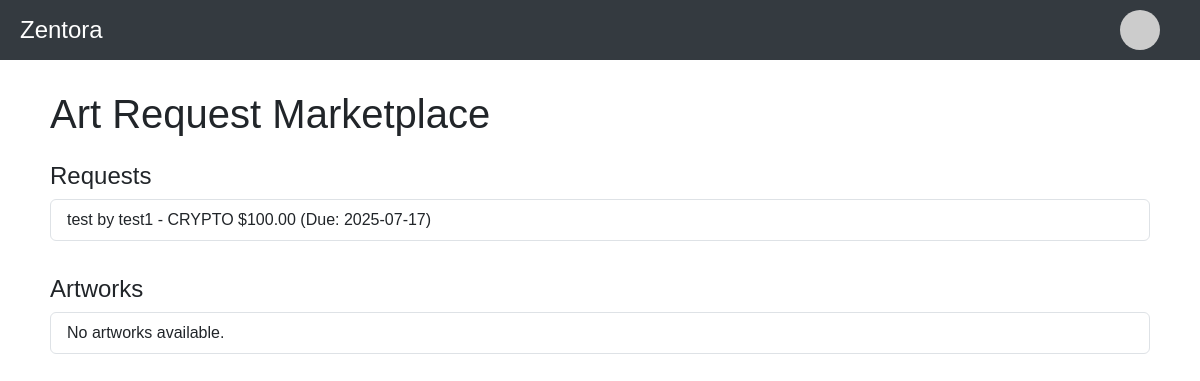
Page /accounts/marketplace/ (signed in) on the earlier database version.
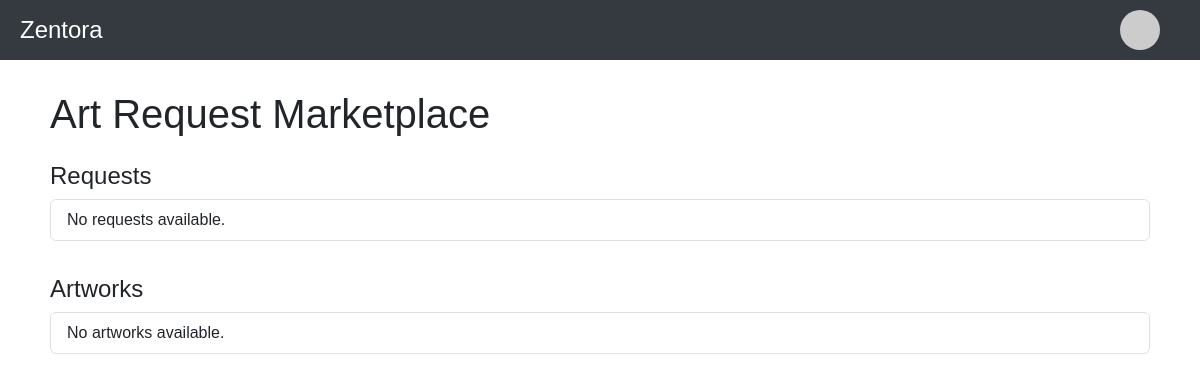
Same page on the later database version.
### accounts/models.py (models this page shows, shortened)
class Request(models.Model):
    user = models.ForeignKey('ZentoraUser', on_delete=models.CASCADE)
    title = models.CharField(max_length=200)
    description = models.TextField()
    style = models.CharField(max_length=100, blank=True)
    genre = models.CharField(max_length=100, blank=True)
    deadline = models.DateField()
    reward_type = models.CharField(max_length=10, choices=[('CASH', 'Cash'), ('CRYPTO', 'Crypto')])
    reward_amount = models.DecimalField(max_digits=10, decimal_places=2)
    created_at = models.DateTimeField(auto_now_add=True)

class ZentoraUser(AbstractUser):
    ACCOUNT_TYPES = (
        ('DEV', 'Developer'),
        ('USER', 'Regular User'),
    )
    account_type = models.CharField(max_length=4, choices=ACCOUNT_TYPES, default='USER')
    profile_picture = models.ImageField(upload_to='profiles/', null=True, blank=True)

### accounts/views.py (the view)
# urls.py: path('marketplace/', views.marketplace, name='marketplace'),
def marketplace(request):
    requests = Request.objects.all()
    artworks = Artwork.objects.all()
    return render(request, 'accounts/marketplace.html', {
        'requests': requests,
        'artworks': artworks,
        'is_dev': request.user.is_authenticated and request.user.account_type == 'DEV'
    })

### accounts/templates/accounts/marketplace.html (shortened to what this page needs)
{% extends 'base.html' %}
{% block content %}
    <h1 class="mb-4">Art Request Marketplace</h1>
    <h2 class="h4 mt-4">Requests</h2>
    <div class="list-group">
    {% for request in requests %}
        <div class="list-group-item">{{ request.title }} by {{ request.user.username }} - {{ request.reward_type }} ${{ request.reward_amount }} (Due: {{ request.deadline|date:"Y-m-d" }})</div>
    {% empty %}
        <div class="list-group-item">No requests available.</div>
    {% endfor %}
    </div>
    <h2 class="h4 mt-4">Artworks</h2>
    <div class="list-group">
    {% for artwork in artworks %}
        <div class="list-group-item">{{ artwork.title }} by {{ artwork.user.username }} - {{ artwork.license }} {% if artwork.price %}${{ artwork.price }}{% endif %} (Uploaded: {{ artwork.created_at|date:"Y-m-d" }})</div>
    {% empty %}
        <div class="list-group-item">No artworks available.</div>
    {% endfor %}
    </div>
{% endblock %}

### accounts/templates/base.html (shortened to what this page needs)
<!DOCTYPE html>
<html>
<head>
    <link href="https://cdn.jsdelivr.net/npm/bootstrap@5.3.2/dist/css/bootstrap.min.css" rel="stylesheet">
</head>
<body>
    <div class="header">
        <h1>Zentora</h1>
        <div class="header-right">
            {% if user.is_authenticated %}
                <img src="{% if user.profile_picture %}{{ user.profile_picture.url }}{% else %}https://via.placeholder.com/40{% endif %}" class="profile-pic" onclick="toggleDropdown()" alt="Profile Picture">
            {% else %}
                <a href="{% url 'login' %}" class="btn btn-outline-light btn-sm">Login</a>
            {% endif %}
        </div>
    </div>
    <div class="content container">
        {% block content %}
        {% endblock %}
    </div>
</body>
</html>

### accounts/templates/base.html (style rules this page uses)
body { margin: 0; font-family: Arial, sans-serif; }
.header { position: fixed; top: 0; left: 0; width: 100%; background-color: #343a40; color: white; padding: 10px 20px; display: flex; justify-content: space-between; align-items: center; z-index: 1000; box-sizing: border-box; }
.header h1 { margin: 0; font-size: 24px; }
.header-right { display: flex; align-items: center; gap: 15px; margin-right: 20px; }
.profile-pic { width: 40px; height: 40px; border-radius: 50%; cursor: pointer; flex-shrink: 0; }
.content { margin-top: 70px; padding: 20px; }
.list-group-item { border-radius: 0.25rem; margin-bottom: 10px; }

Differences in the rows shown:
removed Request: title "test", user.username "test1", reward_type "CRYPTO", reward_amount "100.00", deadline "2025-07-17"
Other differences:
text now shown: "No requests available."
